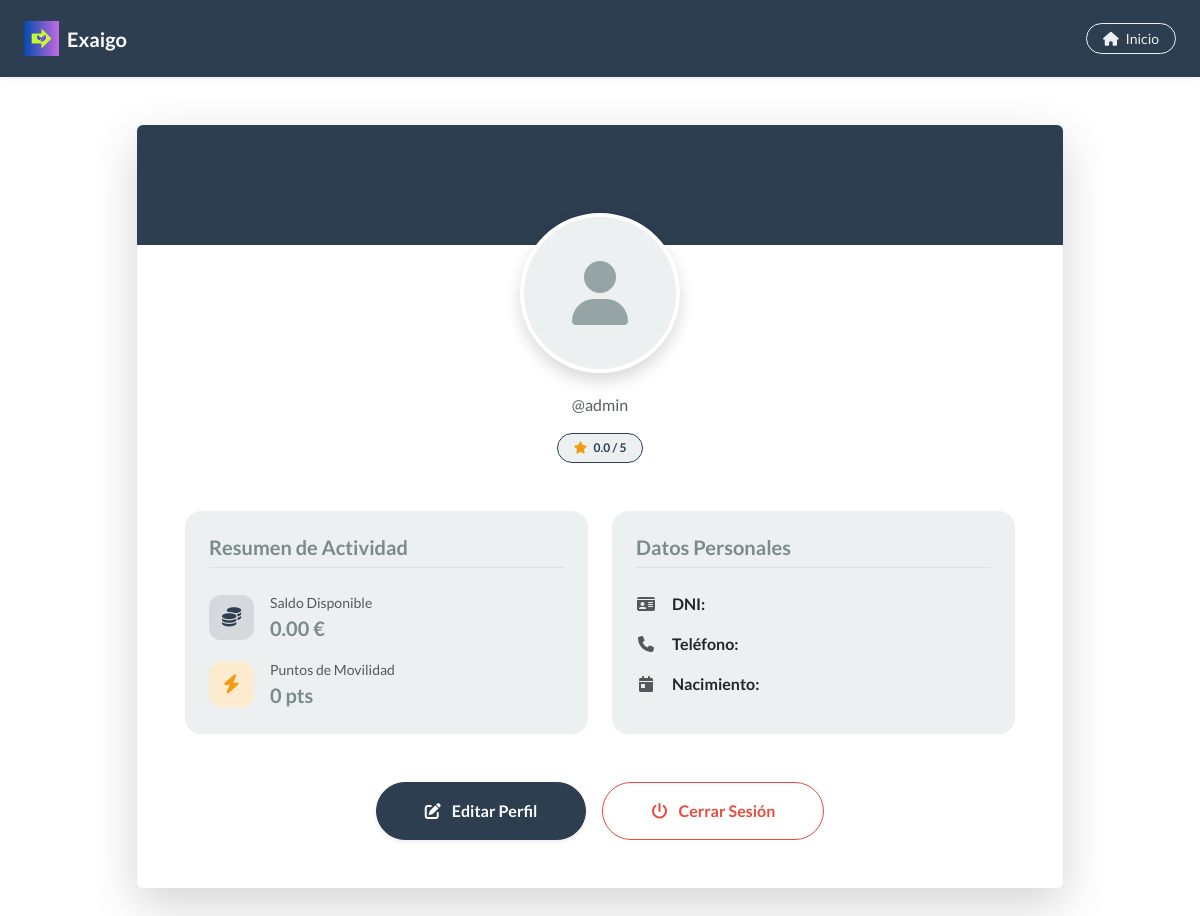
/app/usuario/1/ (signed in), run on the app's committed database.
### app/models.py (models this page shows, shortened)
class Usuario(AbstractUser):
    telefono = models.CharField(max_length=20, unique=True)
    nombre = models.CharField(max_length=100, blank=True)
    apellidos = models.CharField(max_length=100, blank=True)
    fechaNacimiento = models.DateField(null=True, blank=True)
    dni = models.CharField(max_length=9, unique=True)
    fotoPerfil = models.ImageField(upload_to="perfiles/", null=True, blank=True)
    verificado = models.BooleanField(default=False)
    puntosMovilidad = models.IntegerField(default=0)
    saldo = models.DecimalField(max_digits=10, decimal_places=2, default=0.00)
    esConductor = models.BooleanField(default=False)
    @property
    def valoracion_media(self):
        media = self.comentariosRecibidos.aggregate(Avg('puntuacion'))['puntuacion__avg']
        return round(media, 1) if media else 0.0

### app/views.py (the view)
# urls.py: path('usuario/<int:pk>/', views.UsuarioDetailView.as_view(), name='usuario_detalle'),
class UsuarioDetailView(LoginRequiredMixin, DetailView):
    template_name = 'app/usuario_detalle.html'
    model = Usuario
    context_object_name = "usuario"

### app/templates/app/usuario_detalle.html (shortened to what this page needs)
{% extends 'app/base.html' %}
{% load static %}
{% block css %}
<link rel="stylesheet" href="{% static 'css/usuario_detalle.css' %}">
{% endblock %}
{% block header %}
<nav class="navbar navbar-expand navbar-dark bg-primary shadow-sm">
    <div class="container-fluid px-4">
        <a class="navbar-brand d-flex align-items-center" href="{% url 'inicio' %}">
            <img src="{% static 'img/ExaigoLogo.png' %}" alt="Logo Exaigo" class="navbar-logo me-2">
            <span class="fw-bold tracking-wide">Exaigo</span>
        </a>
        <div class="ms-auto d-flex align-items-center">
            <a href="{% url 'inicio' %}" class="btn btn-outline-light btn-sm rounded-pill px-3">
                <i class="fa-solid fa-house me-1"></i> Inicio
            </a>
        </div>
    </div>
</nav>
{% endblock %}
{% block contenido %}
<div class="container py-5">
    <div class="row justify-content-center">
        <div class="col-lg-10">
            <div class="card border-0 shadow-lg overflow-hidden profile-card">
                <div class="profile-cover bg-primary"></div>
                <div class="card-body p-4 p-md-5 pt-0">
                    <div class="text-center profile-header-content">
                        <div class="position-relative d-inline-block mb-3">
                            {% if usuario.fotoPerfil %}
                                <img src="{{ usuario.fotoPerfil.url }}" class="rounded-circle profile-img border border-4 border-white shadow">
                            {% else %}
                                <div class="rounded-circle profile-img border border-4 border-white shadow bg-light d-flex align-items-center justify-content-center">
                                    <i class="fa-solid fa-user fa-4x text-secondary"></i>
                                </div>
                            {% endif %}
                        </div>
                        <p class="text-muted mb-3">@{{ usuario.username }}</p>
                        <div class="d-flex justify-content-center gap-2 mb-4">
                            <span class="badge bg-light text-primary border border-primary rounded-pill px-3 py-2">
                                <i class="fa-solid fa-star text-warning me-1"></i> {{ usuario.valoracion_media }} / 5
                            </span>
                        </div>
                    </div>
                    <div class="row g-4 mt-2">
                        <div class="col-md-6">
                            <div class="stat-box p-4 rounded-4 bg-light border-0 h-100">
                                <h5 class="fw-bold text-dark mb-4 border-bottom pb-2">Resumen de Actividad</h5>
                                <div class="d-flex align-items-center mb-3">
                                    <div class="icon-circle bg-primary-subtle text-primary me-3">
                                        <i class="fa-solid fa-coins"></i>
                                    </div>
                                    <div>
                                        <small class="text-muted d-block">Saldo Disponible</small>
                                        <span class="fw-bold fs-5 text-dark">{{ usuario.saldo }} €</span>
                                    </div>
                                </div>
                                <div class="d-flex align-items-center">
                                    <div class="icon-circle bg-warning-subtle text-warning me-3">
                                        <i class="fa-solid fa-bolt"></i>
                                    </div>
                                    <div>
                                        <small class="text-muted d-block">Puntos de Movilidad</small>
                                        <span class="fw-bold fs-5 text-dark">{{ usuario.puntosMovilidad }} pts</span>
                                    </div>
                                </div>
                            </div>
                        </div>
                        <div class="col-md-6">
                            <div class="stat-box p-4 rounded-4 bg-light border-0 h-100">
                                <h5 class="fw-bold text-dark mb-4 border-bottom pb-2">Datos Personales</h5>
                                <ul class="list-unstyled mb-0">
                                    <li class="mb-3 d-flex align-items-center">
                                        <i class="fa-solid fa-id-card text-muted me-3 w-20px"></i>
                                        <span><strong>DNI:</strong> {{ usuario.dni }}</span>
                                    </li>
                                    <li class="mb-3 d-flex align-items-center">
                                        <i class="fa-solid fa-phone text-muted me-3 w-20px"></i>
                                        <span><strong>Teléfono:</strong> {{ usuario.telefono }}</span>
                                    </li>
                                    <li class="d-flex align-items-center">
                                        <i class="fa-solid fa-calendar-day text-muted me-3 w-20px"></i>
                                        <span><strong>Nacimiento:</strong> {{ usuario.fechaNacimiento|date:"d/m/Y" }}</span>
                                    </li>
                                </ul>
                            </div>
                        </div>
                    </div>
                    <div class="text-center mt-5 d-flex flex-column flex-sm-row justify-content-center gap-3">
                        <a href="{% url 'usuario_editar' usuario.pk %}" class="btn btn-primary px-5 py-3 rounded-pill fw-bold shadow-sm">
                            <i class="fa-solid fa-pen-to-square me-2"></i> Editar Perfil
                        </a>
                        <form method="post" action="{% url 'logout' %}">
                            <button type="submit" class="btn btn-outline-danger px-5 py-3 rounded-pill fw-bold w-100">
                                <i class="fa-solid fa-power-off me-2"></i> Cerrar Sesión
                            </button>
                        </form>
                    </div>
                </div>
            </div>
        </div>
    </div>
</div>
{% endblock %}

### app/static/css/usuario_detalle.css (style rules this page uses)
.navbar-logo { height: 35px; width: auto; }
.profile-card { border-radius: 20px; }
.profile-cover { height: 120px; width: 100%; }
.profile-header-content { margin-top: -80px; }
.profile-img { width: 160px; height: 160px; object-fit: cover; }
.stat-box { transition: transform 0.2s; }
.icon-circle { width: 45px; height: 45px; border-radius: 12px; display: flex; align-items: center; justify-content: center; font-size: 1.2rem; }
.bg-primary-subtle { background-color: #e7f1ff; }
.bg-warning-subtle { background-color: #fff9e6; }
.w-20px { width: 20px; text-align: center; }
.btn-primary { background-color: #2c3e50; border-color: #2c3e50; }

### data on the page
Usuario: username "admin", valoracion_media "0.0", saldo "0.00", puntosMovilidad "0"
